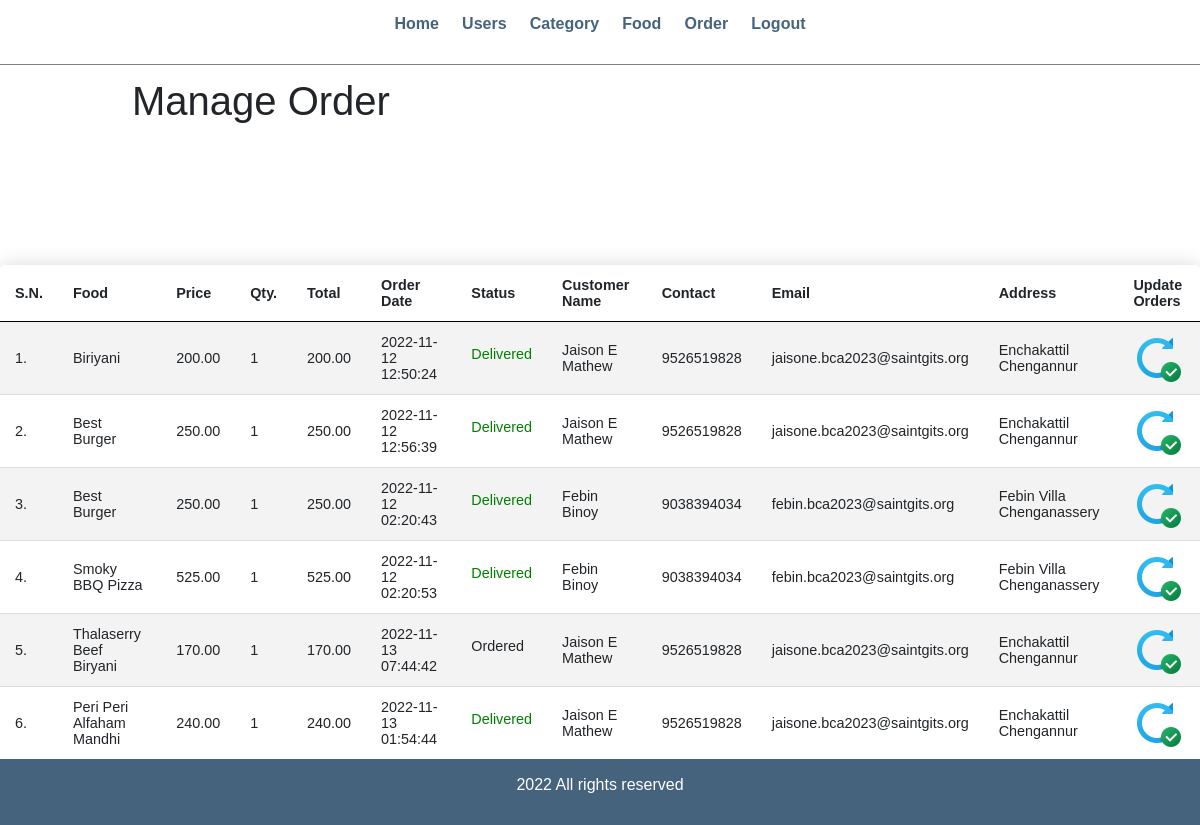
Page /admin/manage-order.php (signed in) on the committed database.
### tables this page shows
CREATE TABLE `users` (
  `id` int(11) NOT NULL,
  `username` varchar(50) NOT NULL,
  `password` varchar(255) NOT NULL,
  `customer_name` varchar(150) NOT NULL,
  `customer_email` varchar(150) NOT NULL,
  `customer_contact` bigint(25) NOT NULL,
  `customer_address` varchar(255) NOT NULL,
  `created_at` datetime DEFAULT current_timestamp()
);

CREATE TABLE `tbl_order` (
  `id` int(10) UNSIGNED NOT NULL,
  `food` varchar(150) NOT NULL,
  `price` decimal(10,2) NOT NULL,
  `qty` int(11) NOT NULL,
  `total` decimal(10,2) NOT NULL,
  `order_date` datetime NOT NULL,
  `status` varchar(50) NOT NULL,
  `u_id` int(25) NOT NULL
);

### admin/manage-order.php (the view, shortened to what this page needs)
<?php include('partials/menu.php'); ?>
    <div class="wrapper">
        <h1>Manage Order</h1>
    </div>
                <br /><br /><br />
                <br><br>
                <table class="content-table">
                    <tr>
                        <th>S.N.</th>
                        <th>Food</th>
                        <th>Price</th>
                        <th>Qty.</th>
                        <th>Total</th>
                        <th>Order Date</th>
                        <th>Status</th>
                        <th>Customer Name</th>
                        <th>Contact</th>
                        <th>Email</th>
                        <th>Address</th>
                        <th>Update Orders</th>
                    </tr>
                    <?php
                        $sql = "SELECT users.*, tbl_order.* FROM users INNER JOIN tbl_order ON users.id=tbl_order.u_id";
                        $res = mysqli_query($conn, $sql);
                        $count = mysqli_num_rows($res);
                        $sn = 1;
                        if($count>0)
                        {
                            while($row=mysqli_fetch_assoc($res))
                            {
                                $id = $row['id'];
                                $food = $row['food'];
                                $price = $row['price'];
                                $qty = $row['qty'];
                                $total = $row['total'];
                                $order_date = $row['order_date'];
                                $status = $row['status'];
                                $customer_name = $row['customer_name'];
                                $customer_contact = $row['customer_contact'];
                                $customer_email = $row['customer_email'];
                                $customer_address = $row['customer_address'];
                                ?>
                                    <tr>
                                        <td><?php echo $sn++; ?>. </td>
                                        <td><?php echo $food; ?></td>
                                        <td><?php echo $price; ?></td>
                                        <td><?php echo $qty; ?></td>
                                        <td><?php echo $total; ?></td>
                                        <td><?php echo $order_date; ?></td>
                                        <td>
                                            <?php
                                                if($status=="Ordered")
                                                {
                                                    echo "<label>$status</label>";
                                                }
                                                elseif($status=="On Delivery")
                                                {
                                                    echo "<label style='color: orange;'>$status</label>";
                                                }
                                                elseif($status=="Delivered")
                                                {
                                                    echo "<label style='color: green;'>$status</label>";
                                                }
                                                elseif($status=="Cancelled")
                                                {
                                                    echo "<label style='color: red;'>$status</label>";
                                                }
                                            ?>
                                        </td>
                                        <td><?php echo $customer_name; ?></td>
                                        <td><?php echo $customer_contact; ?></td>
                                        <td><?php echo $customer_email; ?></td>
                                        <td><?php echo $customer_address; ?></td>
                                        <td>
                                            <a href="<?php echo SITEURL; ?>admin/update-order.php?id=<?php echo $id; ?>"><img src="../images/icons/update.png"/></a>
                                        </td>
                                    </tr>
                                <?php
                            }
                        }
                        else
                        {
                            echo "<tr><td colspan='12' class='error'>Orders not Available</td></tr>";
                        }
                    ?>
                </table>
<?php include('partials/footer.php'); ?>

### css/admin.css (style rules this page uses)
* { margin: 0; padding: 0; font-family: Arial, Helvetica, sans-serif; }
.wrapper { padding: 1%; width: 80%; margin: 0 auto; }
table tr th { border-bottom: 1px solid black; padding: 1%; text-align: left; }
table tr td { padding: 1%; }
.content-table { border-collapse: collapse; font-size: 0.9em; min-width: 800px; border-radius: 5px 5px 0 0; overflow: hidden; box-shadow: 0 0 20px rgba(0, 0, 0, 0.15); }
.content-table th, .content-table td { padding: 12px 15px; }
.content-table tbody tr { border-bottom: 1px solid #dddddd; }
.content-table tbody tr:nth-of-type(even) { background-color: #f3f3f3; }
.content-table tbody tr:last-of-type { border-bottom: 2px solid #45637d; }

### rows in the picture
users: tbl_order.food "Biriyani", tbl_order.price "200.00", tbl_order.qty "1", tbl_order.total "200.00", tbl_order.order_date "2022-11-12 12:50:24", tbl_order.status "Delivered", customer_name "Jaison E Mathew", customer_contact "9526519828", customer_email "jaisone.bca2023@saintgits.org", customer_address "Enchakattil Chengannur", tbl_order.food "Best Burger", tbl_order.price "250.00", tbl_order.total "250.00", tbl_order.order_date "2022-11-12 12:56:39", tbl_order.food "Thalaserry Beef Biryani", tbl_order.price "170.00", tbl_order.total "170.00", tbl_order.order_date "2022-11-13 07:44:42", tbl_order.status "Ordered", tbl_order.food "Peri Peri Alfaham Mandhi", tbl_order.price "240.00", tbl_order.total "240.00", tbl_order.order_date "2022-11-13 01:54:44"
users: tbl_order.food "Best Burger", tbl_order.price "250.00", tbl_order.qty "1", tbl_order.total "250.00", tbl_order.order_date "2022-11-12 02:20:43", tbl_order.status "Delivered", customer_name "Febin Binoy", customer_contact "9038394034", customer_email "febin.bca2023@saintgits.org", customer_address "Febin Villa Chenganassery", tbl_order.food "Smoky BBQ Pizza", tbl_order.price "525.00", tbl_order.total "525.00", tbl_order.order_date "2022-11-12 02:20:53"
